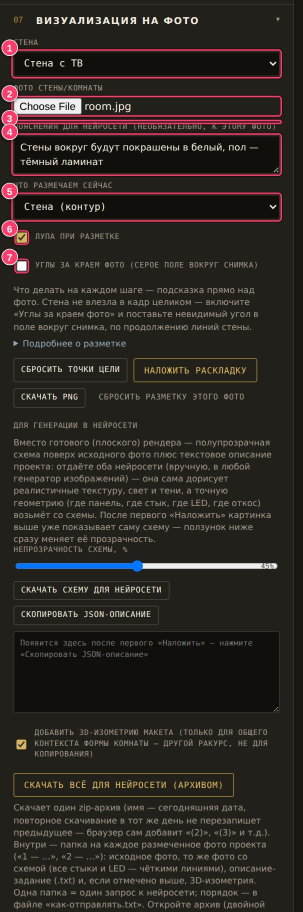
#> input picture docs/generation/img/31_viz_rail.jpg, 605 x 1824 px (shown at 1/2 size)
$ python -i build_catalog.py   (imports and definitions only)
#> lines starting #> are read from the running program, lines starting #| are printed output that depends on the picture
#!/usr/bin/env python3
"""Сборка каталога расцветок «Панда Декор» в raskroy.html.

Берёт папку (или .zip) с фото образцов, где ИМЯ ФАЙЛА = АРТИКУЛ (рейки — с префиксом «Рейка »),
и вписывает блок данных между маркерами <!--[КАТАЛОГ:НАЧАЛО]--> … <!--[КАТАЛОГ:КОНЕЦ]--> в raskroy.html.

    python3 tools/build_catalog.py <папка-или-zip> [raskroy.html]

Нужны Pillow и numpy. Блок генерируется целиком — руками его не править: описания, признаки и
условные цвета схемы живут в таблицах ниже, а правка каталога = правка таблиц + повторный запуск.
Новинка без записи в таблице попадёт в каталог с пометкой «без описания» (см. предупреждения в выводе).
"""
import base64, io, json, os, re, sys, zipfile, tempfile
import numpy as np
from PIL import Image

VERSION = '2026-10-05.1'
IMG_SIDE = 512          # сторона миниатюры, px (решение пользователя)
JPEG_Q = 72
SCALE_MM_PX = 0.25      # ≈ 0,25 мм/px: съёмка с 30 см, кадр ≈ 25–35 см (см. catalogs/INDEX.md)

TYPE_LABEL = {
    'bamboo29': 'Бамбуковая панель 2900×1150',
    'slat': 'Реечная панель 2900×150',
    'marble': 'Гибкий мрамор 2800×1200',
}
TYPE_ORDER = ['bamboo29', 'slat', 'marble']

# имя файла → артикул, если написание в каталоге другое (решение пользователя: «как в каталоге»)
ALIASES = {'J0035': 'J035', 'YK105': 'YK-105', '741-A235': '741-A295', '88205-4': '80205-4', 'P 74-2': 'P74-2'}

# условные цвета СХЕМЫ (по типу; расцветка берёт цвет по порядку в каталоге) — реальный цвет образца
# в схему не идёт, он только в промпте и миниатюрах (решение пользователя)
PALETTE = {
    'bamboo29': ['#D98C3F', '#C9704A', '#B7A83A', '#E0B84D', '#A8864A', '#D4795F', '#BFAE6C', '#CC8F6B', '#B59B3C', '#DE9E58', '#C2825A', '#E3A857'],
    'slat':     ['#7DB36B', '#B4C97A', '#6FAE8A', '#8FCF9F', '#A5B86A', '#5FA37A', '#88BE5F', '#B0CC8E', '#74A862', '#99C7A8', '#C4D17A', '#6C9F59'],
    'marble':   ['#7FA7C9', '#8FB3D9', '#7D9DD4', '#95AFC6', '#6F8FB8', '#9DB8D6', '#5E86B5', '#86A3C8'],
}
# бирюзовые/голубо-зелёные тона (оттенок 165–205°) в палитры не входят: бирюзовый на схеме = LED-лента

# описания и признаки: ключ — артикул (по каталогу). g: 'long' — рисунок вдоль длинной стороны,
# 'chev' — «ёлочка», None — нет направления; s — блёстки; fin — блеск (только если он известен)
B = 'bamboo29'
META = {
    (B, '8189'): dict(d='дерево светло-коричневое, мелкое прямое продольное волокно', g='long'),
    (B, '8190'): dict(d='дерево серо-коричневое (тауп), прямое продольное волокно', g='long'),
    (B, 'J035'): dict(d='дерево медово-золотистое, тонкое прямое волокно', g='long'),
    (B, 'P3'): dict(d='дерево серо-бежевое, прямое продольное волокно', g='long'),
    (B, 'V3'): dict(d='дерево серо-бежевое, рисунок «ёлочка» (шеврон, V-образный набор)', g='chev'),
    (B, 'P5'): dict(d='дерево янтарно-коричневое, прямое продольное волокно', g='long'),
    (B, 'V5'): dict(d='дерево янтарно-коричневое, рисунок «ёлочка» (шеврон)', g='chev'),
    (B, 'P6'): dict(d='тёмный орех, прямое продольное волокно', g='long'),
    (B, 'V6'): dict(d='тёмный орех, рисунок «ёлочка» (шеврон)', g='chev'),
    (B, 'P8'): dict(d='орех среднего тона, прямое продольное волокно', g='long'),
    (B, 'V8'): dict(d='орех среднего тона, рисунок «ёлочка» (шеврон)', g='chev'),
    (B, '4033-6'): dict(d='светлый дуб, выраженное волокно и сучки', g='long'),
    (B, '5139'): dict(d='тёмный орех, тёмно-коричневое дерево', g='long'),
    (B, 'YK-105'): dict(d='золотисто-бежевый дуб, живой рисунок волокон', g='long'),
    (B, 'J0077'): dict(d='гладкая матовая штукатурка/камень, светло-серый с сиреневым оттенком, едва заметные разводы', g=None),
    (B, '8069'): dict(d='светлая серо-бежевая ткань, мелкое тканое плетение', g=None),
    (B, '8070'): dict(d='светлая серо-белая ткань, тканое плетение', g=None),
    (B, 'J0018'): dict(d='серо-бежевая ткань, тканое плетение', g=None),
    (B, 'J0021'): dict(d='бежевая ткань, крупное тканое плетение', g=None),
    (B, '8087'): dict(d='серая поверхность с мелким диагональным штрихом (шёлк/браш «ёлочкой»)', g=None),
    (B, '5001'): dict(d='светлая перламутровая, белая с лёгким сиренево-серым оттенком, мелкие блёстки', g=None, s=True, fin='блестит при освещении'),
    (B, 'DFN-021'): dict(d='серая матовая с мелкими блёстками-искрами', g=None, s=True),
    (B, '5003'): dict(d='серо-бежевая с мелкими блёстками', g=None, s=True),
    (B, '87031'): dict(d='мятно-зелёная мелкозернистая матовая', g=None),
    (B, '741-A295'): dict(d='светлая серо-сиреневая матовая, структура «под шёлкопряд»', g=None),
    (B, '5160'): dict(d='светлая серо-бежевая, фактура камня с тонкими светлыми прожилками', g=None),
    (B, '8048'): dict(d='однотонный мокко, матовая', g=None),
    (B, '8046'): dict(d='молочно-бежевая однотонная матовая', g=None),
    (B, '8055'): dict(d='серый графит, однотонная матовая', g=None),
    (B, '8053'): dict(d='бежево-серая (тауп), однотонная матовая', g=None),
    (B, '8033'): dict(d='металл мокко-серый, тонкий браш (шлифовка)', g=None, fin='сатиновый блеск'),
    (B, 'Водная гладь'): dict(d='зеркальная хромированная поверхность с тиснением «водная рябь», сильные отражения', g=None, fin='зеркальный блеск'),
    (B, 'S006'): dict(d='чёрная матовая с мелкой искрой', g=None, s=True),
    (B, '8270'): dict(d='белый мрамор с тёмными прожилками', g=None),
    (B, '0713-4'): dict(d='тёмный сланец: тёмно-серая рельефная каменная поверхность со светлыми прожилками', g=None),
    (B, '512701'): dict(d='белый каррарский мрамор с серыми прожилками', g=None),
    (B, '8865-2'): dict(d='серая поверхность с диагональными белыми прожилками', g=None),
    (B, '100028-2'): dict(d='светло-серая, вертикальное рифление (узкие продольные рёбра)', g='long'),
    (B, 'P74-2'): dict(d='светлый травертин: бело-бежево-серые вертикальные полосы', g='long'),
    ('slat', '4033-6'): dict(d='светлый дуб, выраженное волокно', g='long'),
    ('slat', '5139'): dict(d='тёмный орех, тёмно-коричневое дерево', g='long'),
    ('slat', '5160'): dict(d='светлая серо-белая, фактура камня с тонкими светлыми прожилками', g=None),
    ('slat', '8046'): dict(d='молочно-бежевая однотонная матовая', g=None),
    ('slat', '8048'): dict(d='мокко, однотонная матовая', g=None),
    ('slat', '8055'): dict(d='серый графит, однотонная матовая', g=None),
    ('slat', '8069'): dict(d='серо-бежевая ткань, тканое плетение', g=None),
    ('slat', '8070'): dict(d='серая ткань, тканое плетение; рельеф — прямоугольные зубья', g=None, relief='tooth'),
    ('slat', '8070 волна'): dict(d='светло-серая ткань, тканое плетение; рельеф — волна (острые выступы и плавные переходы)', g=None, relief='wave'),
    ('slat', '8189'): dict(d='дерево светло-коричневое, прямое волокно', g='long'),
    ('slat', '8190'): dict(d='дерево серо-коричневое (тауп), прямое волокно', g='long'),
    ('slat', '87031'): dict(d='мятно-зелёная мелкозернистая матовая', g=None),
    ('slat', 'DFN-021'): dict(d='светлая серо-белая с мелкими искрами', g=None, s=True),
    ('slat', 'J0018'): dict(d='серо-бежевая ткань, тканое плетение', g=None),
    ('slat', 'J035'): dict(d='дерево медово-оранжевое, тонкое прямое волокно', g='long'),
    ('slat', 'J0078'): dict(d='светло-бежевый шпон-подобный рисунок с мелкими сучками', g='long'),
    ('slat', 'P3 и V3'): dict(d='дерево серо-бежевое, прямое волокно', g='long'),
    ('slat', 'P5 и V5'): dict(d='дерево янтарно-коричневое, прямое волокно', g='long'),
    ('slat', 'P6 и V6'): dict(d='тёмный орех, прямое волокно', g='long'),
    ('slat', 'P8 и V8'): dict(d='орех среднего тона, прямое волокно', g='long'),
    ('slat', 'YK-105'): dict(d='золотисто-бежевый дуб, живой рисунок волокон', g='long'),
    ('marble', '044'): dict(d='светлый оникс, молочно-серые полупрозрачные разводы с золотыми прожилками', g=None),
    ('marble', '206-01-15'): dict(d='светло-серый камень, мелкие неровности, малоконтрастный', g=None),
    ('marble', '419-20'): dict(d='серый камень с вертикальной слоистостью (травертин), мелкие поры', g='long'),
    ('marble', '8226-1'): dict(d='серо-голубой мрамор с тонкими тёмными прожилками', g=None),
    ('marble', '8281'): dict(d='тёмный контрастный камень: серо-чёрные и бежевые пятна, крупный хаотичный рисунок', g=None),
    ('marble', '88-57-3'): dict(d='серый камень с тонкой сеткой светлых прожилок', g=None),
    ('marble', '80205-4'): dict(d='серо-бетонный камень с мелкими порами', g=None),
    ('marble', '8850-2'): dict(d='серо-коричневый камень с облачным рисунком', g=None),
}

# скалы — не расцветки, а рельефные образцы типа (полиуретан, белый гипсовый)
ROCK_REFS = {
    'Большая скала': ('rockL', 'белый гипсовый грубый скальный рельеф, глубина до 80 мм (образец — рельеф при боковом свете)'),
    'Маленькая скала': ('rockS', 'белый гипсовый скальный рельеф, глубина до 35 мм (образец — рельеф при боковом свете)'),
}


def slug(article):
    s = article.lower().replace(' и ', '_').replace(' волна', '_wave').replace(' ', '_')
    return re.sub(r'[^0-9a-zа-я_\-]', '', s)


def js_str(s):
    return json.dumps(s, ensure_ascii=False)


def swatch(path):
#> called with path = '../docs/generation/img/31_viz_rail.jpg'
    im = Image.open(path).convert('RGB')
#> im is the input picture: PIL image 605x1824 RGB; mean R, G, B 44.7, 39.4, 35.2
    w, h = im.size
#> w = 605; h = 1824
    side = int(min(w, h) * 0.94)        # срезаем рамки/подложку по краям
#> side = 568
    x0, y0 = (w - side) // 2, (h - side) // 2
#> x0 = 18; y0 = 628
    im = im.crop((x0, y0, x0 + side, y0 + side)).resize((IMG_SIDE, IMG_SIDE), Image.LANCZOS)
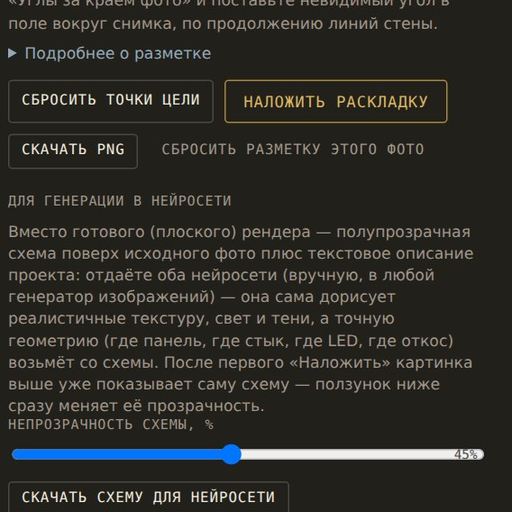
#> im: PIL image 512x512 RGB; mean R, G, B 45.5, 44.6, 39.8
    a = np.asarray(im).astype(float)
    c = a[int(IMG_SIDE * .2):int(IMG_SIDE * .8), int(IMG_SIDE * .2):int(IMG_SIDE * .8)].reshape(-1, 3)
    lum = c.mean(1)
    keep = c[lum >= np.percentile(lum, 35)]            # без теней между рёбрами реек
    hexc = '#%02x%02x%02x' % tuple(int(round(v)) for v in keep.mean(0))
#> hexc = '#33312b'
    buf = io.BytesIO()
    im.save(buf, 'JPEG', quality=JPEG_Q, optimize=True, progressive=True, subsampling=2)
    return hexc, base64.b64encode(buf.getvalue()).decode(), len(buf.getvalue())


# [83 lines left out: function main, not called in this run]


# [2 lines not run here, left out]

>>> result = swatch('../docs/generation/img/31_viz_rail.jpg')
